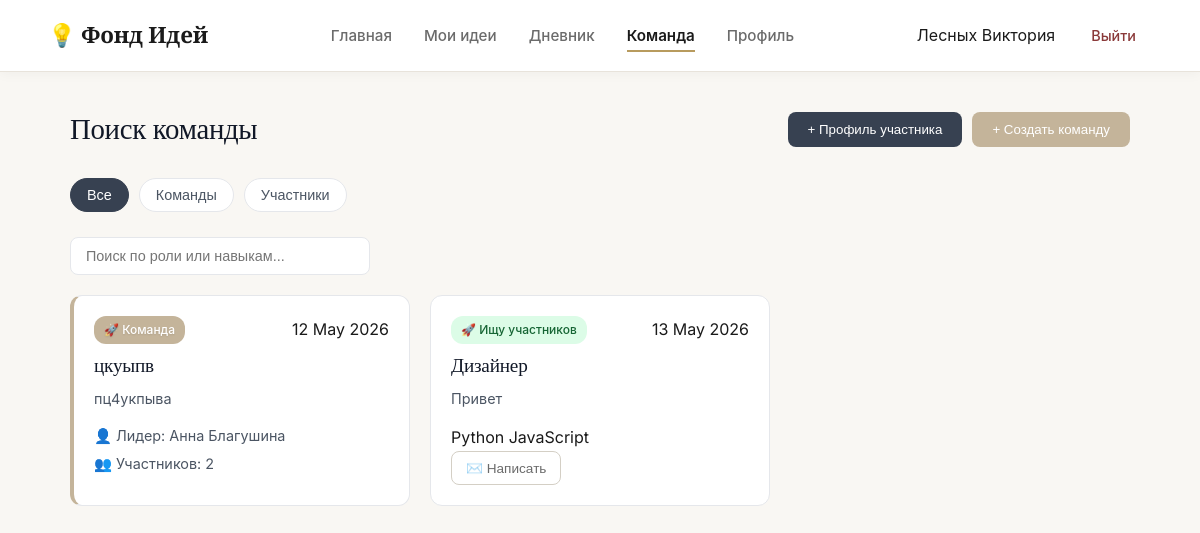
The page /team (signed in) on the database its author committed.
### data/models.py (models this page shows, shortened)
class User(db.Model):
    id = db.Column(db.Integer, primary_key=True)
    username = db.Column(db.String(80), nullable=False)
    email = db.Column(db.String(120), unique=True, nullable=False)
    password_hash = db.Column(db.String(256))
    bio = db.Column(db.Text, default="")
    about_me = db.Column(db.Text, default="")
    city = db.Column(db.String(100), default="Москва, Россия")
    joined_year = db.Column(db.String(10), default="2026")
    is_email_visible = db.Column(db.Boolean, default=True)
    is_city_visible = db.Column(db.Boolean, default=True)
    is_photo_visible = db.Column(db.Boolean, default=True)
    is_skills_visible = db.Column(db.Boolean, default=True)
    is_description_visible = db.Column(db.Boolean, default=True)
    is_ideas_visible = db.Column(db.Boolean, default=True)
    is_team_visible = db.Column(db.Boolean, default=True)
    ideas = db.relationship('Idea', backref='author', lazy=True)
    diary_entries = db.relationship('DiaryEntry', backref='owner', lazy=True)
    skills = db.relationship('Skill', backref='owner_skill', lazy=True)

class Team(db.Model):
    id = db.Column(db.Integer, primary_key=True)
    name = db.Column(db.String(100), nullable=False)
    description = db.Column(db.Text)
    leader_id = db.Column(db.Integer, db.ForeignKey('user.id'), nullable=False)
    status = db.Column(db.String(20), default='active')
    date = db.Column(db.String(50))
    leader = db.relationship('User', backref='led_teams', lazy=True)
    members = db.relationship('TeamMember', backref='team', lazy=True)
    ideas = db.relationship('Idea', backref='team', lazy=True)
    diary_entries = db.relationship('DiaryEntry', backref='team', lazy=True)

class TeamProfile(db.Model):
    id = db.Column(db.Integer, primary_key=True)
    user_id = db.Column(db.Integer, db.ForeignKey('user.id'), nullable=False)
    role = db.Column(db.String(50), nullable=False)
    skills = db.Column(db.String(200))
    description = db.Column(db.Text)
    looking_for = db.Column(db.String(20), default='team')
    status = db.Column(db.String(20), default='active')
    date = db.Column(db.String(50))
    owner = db.relationship('User', backref='team_profiles', lazy=True)

### app.py (the view)
@app.route('/team')
def team():
    user = get_current_user()
    if not user: return redirect(url_for('index'))
    profiles = TeamProfile.query.filter(TeamProfile.user_id != user.id).all()
    teams = Team.query.filter(Team.status == 'recruiting').order_by(Team.id.desc()).all()
    my_profile = TeamProfile.query.filter_by(user_id=user.id).first()
    return render_template('team.html', username=user.username, profiles=profiles, teams=teams, my_profile=my_profile)

### app.py (called while the page is built)
def get_current_user():
    if 'user_id' in session:
        return User.query.get(session['user_id'])
    return None

### templates/team.html (shortened to what this page needs)
<!DOCTYPE html>
<html lang="ru">
<head>
    <link rel="stylesheet" href="{{ url_for('static', filename='css/styles.css') }}">
    <link rel="stylesheet" href="{{ url_for('static', filename='css/team.css') }}">
    <link rel="stylesheet" href="{{ url_for('static', filename='css/dashboard.css') }}">
</head>
<body class="dash-body">
    <nav class="navbar">
        <div class="nav-brand">💡 Фонд Идей</div>
        <div class="nav-links">
            <a href="{{ url_for('dashboard') }}">Главная</a>
            <a href="{{ url_for('ideas') }}">Мои идеи</a>
            <a href="{{ url_for('diary') }}">Дневник</a>
            <a href="{{ url_for('team') }}" class="active">Команда</a>
            <a href="{{ url_for('profile') }}">Профиль</a>
        </div>
        <div class="nav-user">
            <span>{{ username }}</span>
            <a href="{{ url_for('logout') }}" class="btn-logout">Выйти</a>
        </div>
    </nav>
    <main class="team-main">
        <div class="team-header">
            <h1>Поиск команды</h1>
            <div style="display: flex; gap: 10px; flex-wrap: wrap;">
                {% if my_profile %}
                    <button class="btn-edit-profile" onclick="openEditProfileModal()">✏️ Мой профиль</button>
                {% else %}
                    <button class="btn-create" onclick="openCreateProfileModal()">+ Профиль участника</button>
                {% endif %}
                <button class="btn-create" style="background: #C4B49A;" onclick="openCreateTeamModal()">+ Создать команду</button>
            </div>
        </div>
        <div class="team-controls" style="margin-bottom: 20px;">
            <div class="filters">
                <button class="filter-btn active" data-filter="all">Все</button>
                <button class="filter-btn" data-filter="team">Команды</button>
                <button class="filter-btn" data-filter="members">Участники</button>
            </div>
            <div class="search-box">
                <input type="text" id="teamSearch" placeholder="Поиск по роли или навыкам...">
            </div>
        </div>
        <div class="team-grid" id="teamGrid">
            {% if teams %}
                {% for t in teams %}
                <div class="team-card"
                     data-type="team"
                     data-id="{{ t.id }}"
                     data-name="{{ t.name }}"
                     data-desc="{{ t.description or '' }}"
                     data-leader="{{ t.leader.username }}"
                     data-count="{{ t.members|length }}"
                     data-leader-id="{{ t.leader_id }}"
                     style="border-left: 4px solid #C4B49A; cursor: pointer;">
                    <div class="card-header-team">
                        <span class="badge" style="background: #C4B49A; color: white; text-shadow: 0 1px 2px rgba(0,0,0,0.1);">🚀 Команда</span>
                        <span class="date">{{ t.date }}</span>
                    </div>
                    <h3>{{ t.name }}</h3>
                    <p class="desc">{{ (t.description or '')[:150] }}{% if t.description and t.description|length > 150 %}...{% endif %}</p>
                    <div class="card-tags" style="display: flex; flex-direction: column; align-items: flex-start; gap: 4px; margin-top: 10px;">
                        <span style="color: #4b5563; font-size: 0.9rem;">👤 Лидер: {{ t.leader.username }}</span>
                        <span style="color: #4b5563; font-size: 0.9rem;">👥 Участников: {{ t.members|length }}</span>
                    </div>
                </div>
                {% endfor %}
            {% endif %}
            {% if profiles %}
                {% for p in profiles %}
                <div class="team-card"
                     data-type="members"
                     data-looking="{{ p.looking_for }}"
                     data-role="{{ p.role | lower }}"
                     data-skills="{{ p.skills | lower }}">
                    <div class="card-header-team">
                        <span class="badge {{ 'seeking-team' if p.looking_for == 'team' else 'seeking-members' }}">
                            {{ '👥 Ищу команду' if p.looking_for == 'team' else '🚀 Ищу участников' }}
                        </span>
                        <span class="date">{{ p.date }}</span>
                    </div>
                    <h3>{{ p.role }}</h3>
                    <p class="desc">{{ (p.description or '')[:150] }}{% if p.description and p.description|length > 150 %}...{% endif %}</p>
                    <div class="card-tags">
                        {% if p.skills %}
                            {% for skill in p.skills.split(',') %}
                                {% if skill.strip() %}
                                <span>{{ skill.strip() }}</span>
                                {% endif %}
                            {% endfor %}
                        {% endif %}
                    </div>
                    <div class="card-actions">
                        <button class="action-btn outline" onclick="openMessageModal({{ p.user_id }}, '{{ p.role }}')">✉️ Написать</button>
                    </div>
                </div>
                {% endfor %}
            {% endif %}
        </div>
    </main>
</body>
</html>

### static/css/styles.css (style rules this page uses)
:root { --bg-paper: #F9F7F3; --bg-white: #FFFFFF; --bg-edge: #F1EDE6; --text-ink: #1A1A1A; --text-pencil: #6B6B6B; --text-light: #9CA3AF; --accent-binding: #8B3A3A; --accent-binding-hover: #6B2D2D; --accent-foil: #B89B5E; --accent-foil-light: #D4C5A3; --border-paper: #E8E3DB; --border-dark: #D4CFC5; --shadow-soft: 0 4px 20px rgba(26, 26, 26, 0.06); --shadow-medium: 0 8px 30px rgba(26, 26, 26, 0.08); --shadow-card: 0 2px 12px rgba(26, 26, 26, 0.04); --radius-sm: 8px; --radius-md: 12px; --radius-lg: 16px; --ease-smooth: cubic-bezier(0.25, 0.1, 0.25, 1); --transition-base: all 0.3s var(--ease-smooth); }
* { margin: 0; padding: 0; box-sizing: border-box; }
body { font-family: 'Inter', -apple-system, BlinkMacSystemFont, 'Segoe UI', sans-serif; background: var(--bg-paper); color: var(--text-ink); line-height: 1.65; -webkit-font-smoothing: antialiased; -moz-osx-font-smoothing: grayscale; }
h1, h2, h3, h4, h5, h6 { font-family: 'Cormorant Garamond', Georgia, serif; font-weight: 500; line-height: 1.25; letter-spacing: -0.01em; color: var(--text-ink); }
.navbar { height: 72px; padding: 0 48px; background: var(--bg-white); display: flex; align-items: center; justify-content: space-between; border-bottom: 1px solid var(--border-paper); box-shadow: var(--shadow-card); position: sticky; top: 0; z-index: 100; }
.nav-brand { font-family: 'Cormorant Garamond', serif; font-weight: 600; font-size: 1.4rem; color: var(--text-ink); letter-spacing: -0.01em; }
.nav-links { display: flex; gap: 32px; }
.nav-links a { text-decoration: none; color: var(--text-pencil); font-weight: 500; font-size: 0.95rem; transition: var(--transition-base); position: relative; padding: 4px 0; }
.nav-links a::after { content: ''; position: absolute; bottom: 0; left: 0; width: 0; height: 2px; background: var(--accent-foil); transition: width 0.3s var(--ease-smooth); }
.nav-links a.active, .nav-links a:hover { color: var(--text-ink); font-weight: 600; }
.nav-links a.active::after, .nav-links a:hover::after { width: 100%; }
.nav-user { display: flex; align-items: center; gap: 20px; }
.btn-logout { color: var(--accent-binding); text-decoration: none; font-weight: 500; font-size: 0.9rem; transition: var(--transition-base); padding: 8px 16px; border-radius: var(--radius-sm); }

### static/css/team.css (style rules this page uses)
.team-main { max-width: 1100px; margin: 40px auto; padding: 0 20px; }
.team-header { display: flex; justify-content: space-between; align-items: center; margin-bottom: 30px; }
.team-header h1 { font-size: 1.8rem; color: #111827; margin: 0; }
.btn-create { background: #374151; color: white; border: none; padding: 10px 20px; border-radius: 8px; font-weight: 500; cursor: pointer; transition: 0.2s; }
.search-box input { padding: 10px 15px; border: 1px solid #e5e7eb; border-radius: 8px; width: 300px; outline: none; font-size: 0.9rem; }
.filters { display: flex; gap: 10px; margin-bottom: 25px; flex-wrap: wrap; }
.filter-btn { background: white; border: 1px solid #e5e7eb; padding: 8px 16px; border-radius: 20px; cursor: pointer; font-size: 0.9rem; color: #4b5563; transition: 0.2s; }
.filter-btn.active, .filter-btn:hover { background: #374151; color: white; border-color: #374151; }
.team-card { background: white; border: 1px solid #e5e7eb; border-radius: 12px; padding: 20px; transition: transform 0.2s, box-shadow 0.2s; }
.badge { font-size: 0.75rem; padding: 4px 10px; border-radius: 12px; font-weight: 500; }
.team-grid { display: grid; grid-template-columns: repeat(auto-fill, minmax(300px, 1fr)); gap: 20px; }
.team-card { background: white; border: 1px solid #e5e7eb; border-radius: 12px; padding: 20px; transition: 0.2s; }
.card-header-team { display: flex; justify-content: space-between; margin-bottom: 10px; }
.badge.seeking-members { background: #dcfce7; color: #166534; }
.team-card h3 { font-size: 1.2rem; margin: 0 0 10px 0; color: #111827; }
.desc { font-size: 0.9rem; color: #4b5563; line-height: 1.5; margin-bottom: 15px; }

### static/css/dashboard.css (style rules this page uses)
.dash-body { background: var(--bg-paper); min-height: 100vh; }
.action-btn { padding: 8px 14px; border: 1px solid var(--border-dark); background: var(--bg-white); border-radius: 8px; cursor: pointer; font-size: 0.85rem; color: var(--text-pencil); transition: var(--transition-base); }
.action-btn.outline { background: transparent; }

### rows shown on the page
User: username "Лесных Виктория"
Team: date "12 May 2026", name "цкуыпв", description "пц4укпыва", leader.username "Анна Благушина", members|length "2"
TeamProfile: looking_for "🚀 Ищу участников", date "13 May 2026", role "Дизайнер", description "Привет", strip "Python" "JavaScript"
